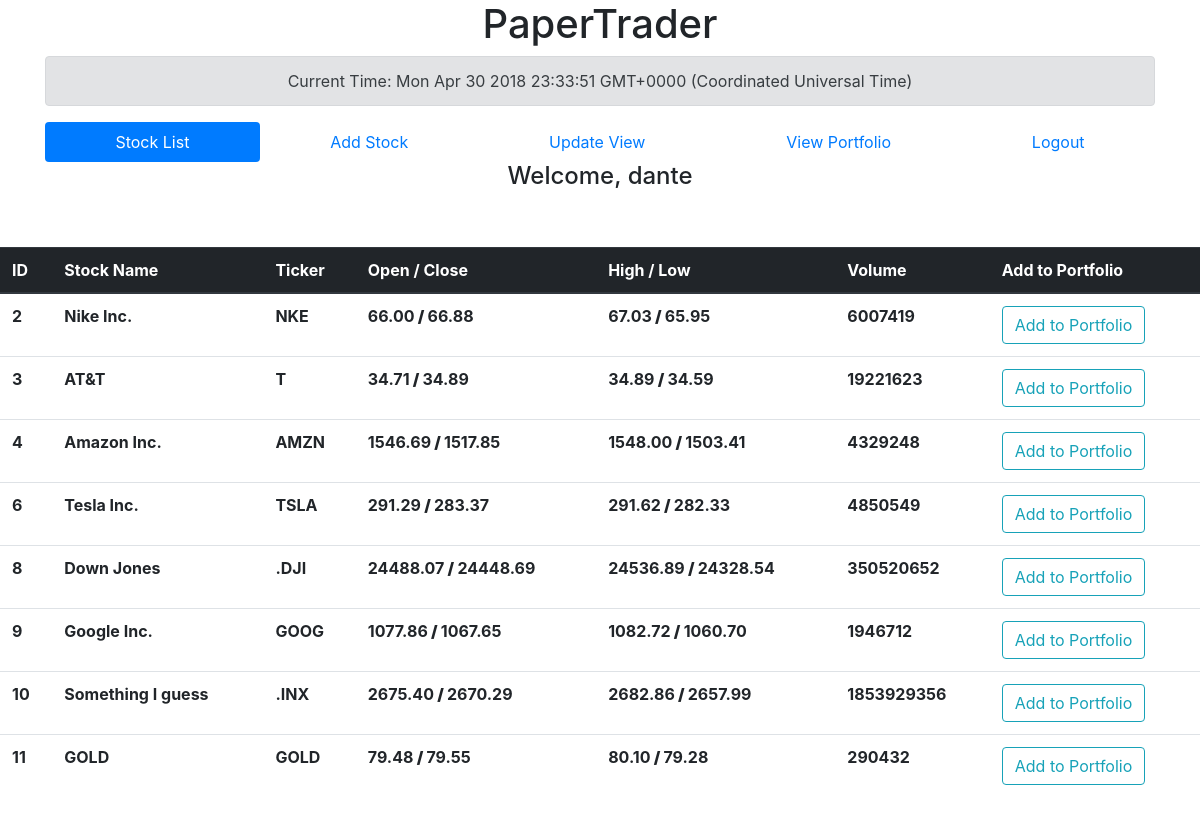
Page / (signed in) on the earlier database version.
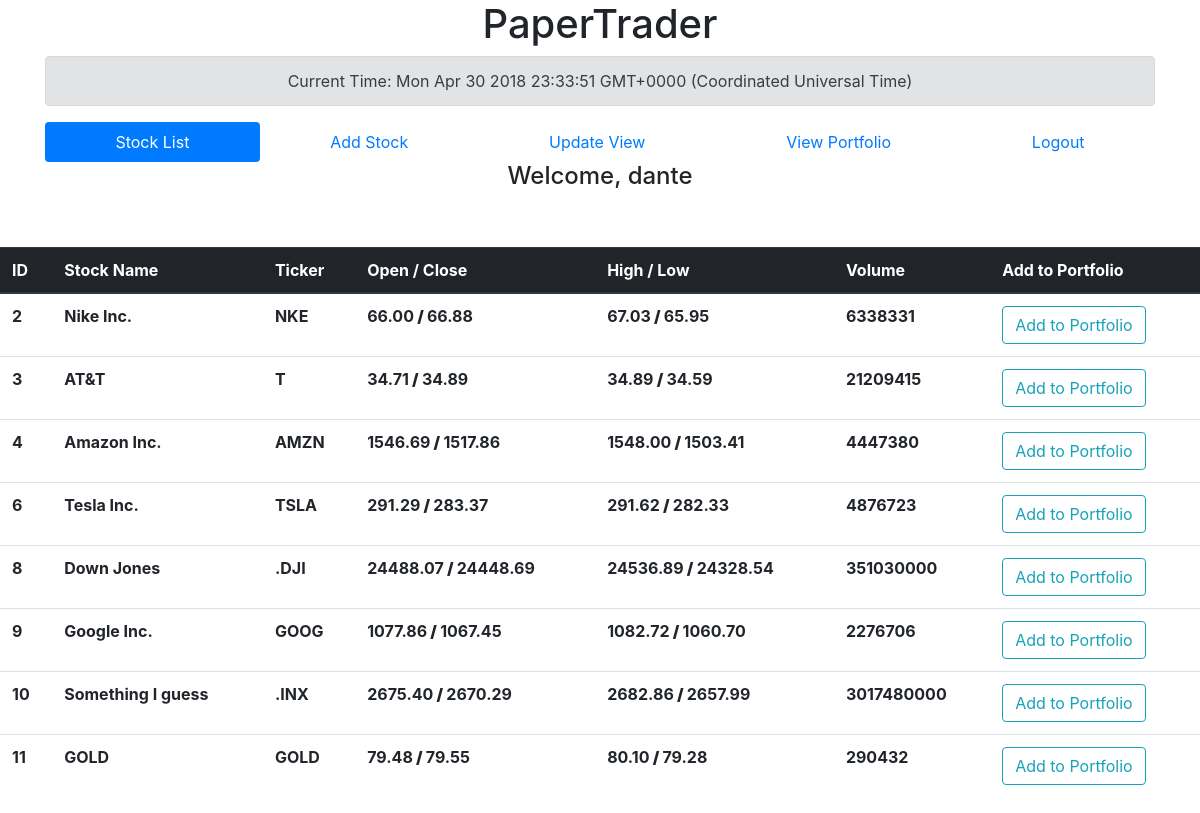
Same page on the later database version.
### PaperTraderApp/models.py (models this page shows, shortened)
class StockModel(models.Model):
    name = models.CharField(max_length=MAX_LENGTH_NAME, unique=True)
    symbol = models.CharField(max_length=MAX_LENGTH_SYMB, unique=True)
    opening = models.DecimalField(max_digits=MAX_DIGITS, decimal_places=2)
    closing = models.DecimalField(max_digits=MAX_DIGITS, decimal_places=2)
    high = models.DecimalField(max_digits=MAX_DIGITS, decimal_places=2)
    low  = models.DecimalField(max_digits=MAX_DIGITS, decimal_places=2)
    volume = models.DecimalField(max_digits=MAX_DIGITS, decimal_places=0)

### PaperTraderApp/views.py (the view)
# urls.py: path('', PaperTraderApp.views.ListStockView.as_view(), name="Home"),
class ListStockView(ListView):
    model = StockModel
    template_name = 'stock_list.html'

### PaperTraderApp/templates/stock_list.html (shortened to what this page needs)
<link rel="stylesheet" href="https://maxcdn.bootstrapcdn.com/bootstrap/4.0.0/css/bootstrap.min.css">
<div class="container">
<header>
<center>
<h1> PaperTrader </h1>
<div class="alert alert-secondary">
		Current Time:
</div>
</center>
<div class="align">
	<center>
	<ul class="nav nav-pills nav-fill">
	{% if user.is_anonymous %}
	<li class="nav-item">
	  <a class="nav-link disabled" href="/login">Login To Trade</a>
	</li>
	{% else %}
	<li class="nav-item">
	  <a class="nav-link active" href="/">Stock List</a>
	</li>
	{% if user.is_superuser %}
		<li class="nav-item">
		  <a class="nav-link" href="{% url "stock-new" %}">Add Stock</a>
		</li>
	{% endif %}
	<li class="nav-item">
	  <a class="nav-link" href="{% url "update" %}">Update View</a>
	</li>
	<li class="nav-item">
	  <a class="nav-link" href="{% url "portfolio" %}">View Portfolio</a>
	</li>
	<li class="nav-item">
		<a class="nav-link" href="/logout?next=/login">Logout</a>
	</li>
	</ul>
	<h4> Welcome, {{ user }}</h4>
	{% endif %}
	</center>
</header>
</div>
{% if user.is_anonymous %}
<div class="container">
<div class="jumbotron">
	<center>
	<h1 class="display-4">The future of investing</h1>
	<p class="lead">An alternative to traditional paper-trading applications</p>
	<hr class="my-4">
	<p> Sign up or Login to start </p>
		<a class="btn btn-secondary btn-lg" href="/login" role="button">Login</a>
		<a class="btn btn-secondary btn-lg" href="/signup" role="button">Sign Up</a>
	</center>
</div>
</div>
{% else %}
<table class="table">
	<thead class="thead-dark">
		<tr>
			<th scope="col">ID</th>
			<th scope="col">Stock Name</th>
			<th scope="col">Ticker</th>
			<th scope="col">Open / Close</th>
			<th scope="col">High / Low</th>
			<th scope="col">Volume</th>
			<th scope="col">Add to Portfolio</th>
		</tr>
	</thead>
	<tbody>
		{% for stock in object_list %}
		<tr>
			<th>{{ stock.id }}</th>
			<th>{{ stock.name }}</th>
			<th>{{ stock.symbol }}</th>
			<th>{{ stock.opening }}<strong> / </strong>{{ stock.closing }}</th>
			<th>{{ stock.high }}<strong> / </strong>{{ stock.low }}</th>
			<th>{{ stock.volume }}</th>
			<th> <a type="button" class="btn btn-outline-info"  href="{% url "portfolio-add" pk=stock.id key=stock.name %}">Add to Portfolio</a></th>
		</tr>
		{% endfor %}
	</tbody>
</table>
{% endif %}

Differences in the rows shown:
changed StockModel "Nike Inc.": volume "6007419" → "6338331"
changed StockModel "AT&T": volume "19221623" → "21209415"
changed StockModel "Amazon Inc.": closing "1517.85" → "1517.86"; volume "4329248" → "4447380"
changed StockModel "Tesla Inc.": volume "4850549" → "4876723"
changed StockModel "Down Jones": volume "350520652" → "351030000"
changed StockModel "Google Inc.": closing "1067.65" → "1067.45"; volume "1946712" → "2276706"
changed StockModel "Something I guess": volume "1853929356" → "3017480000"
